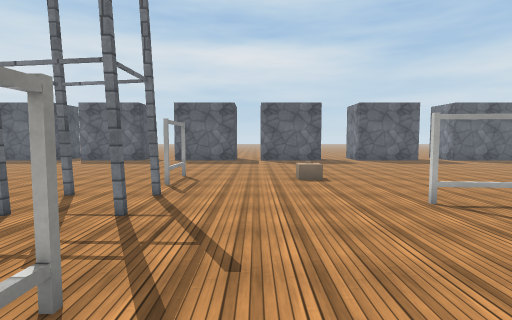
View 1 (above)

21 first-person views from a walk through a Unity game level. The camera is 1.5 m above the floor, tilts 4° down and sees 80° across. The floor is counted in squares, 1 m on a side. Each view is taken from the middle of a square. On the plan, view 1 faces up. The plan holds only what a view shows up to about 15 squares ahead; the rest is blank. The place goes on beyond the plan. Surface patterns are stand-ins for the level's own textures.

View 2
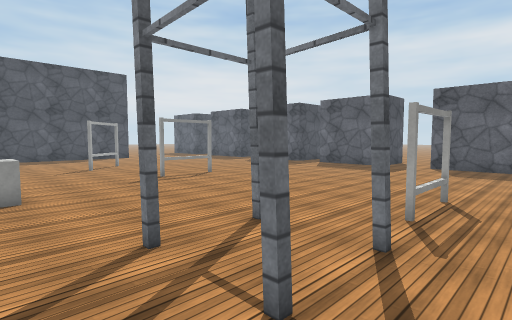

View 3
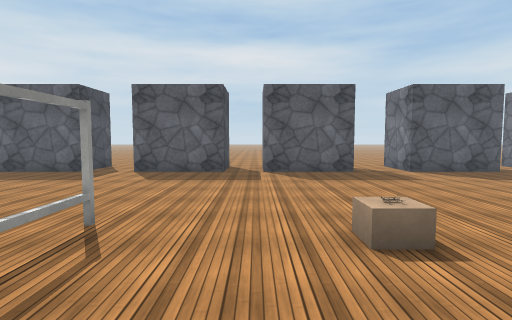

View 4
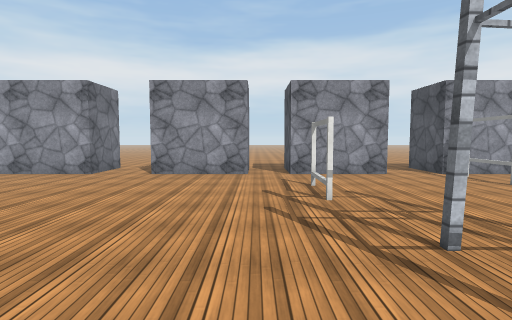

View 5
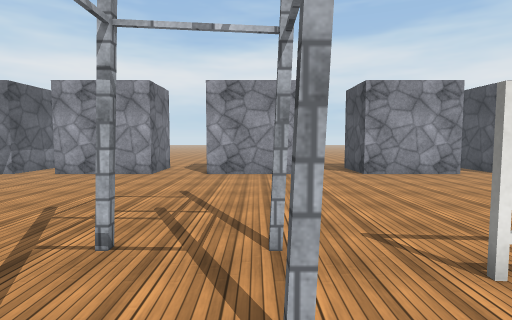

View 6
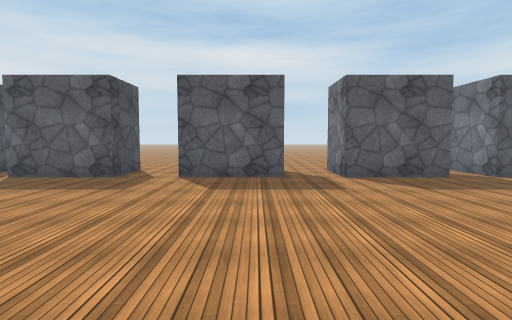

View 7
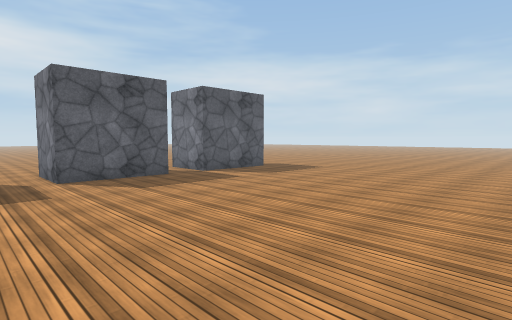

View 8
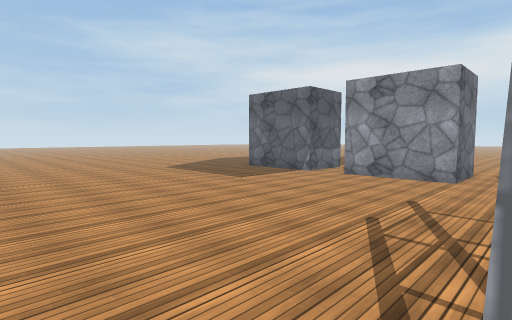

View 9
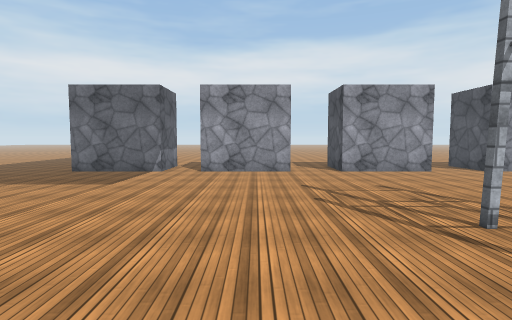

View 10
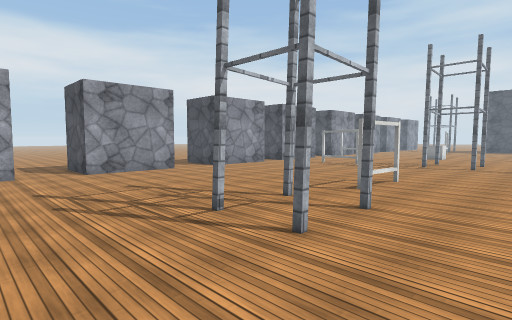

View 11
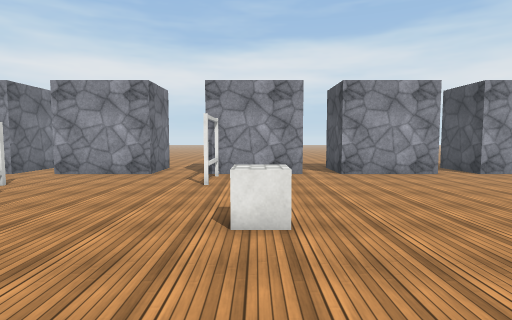

View 12
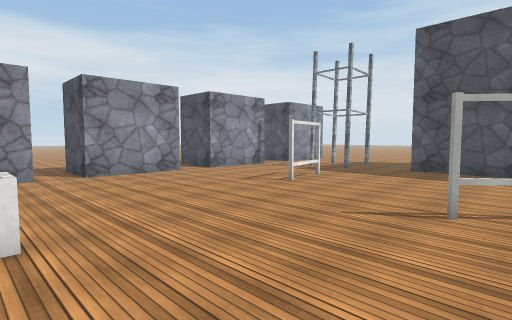

View 13
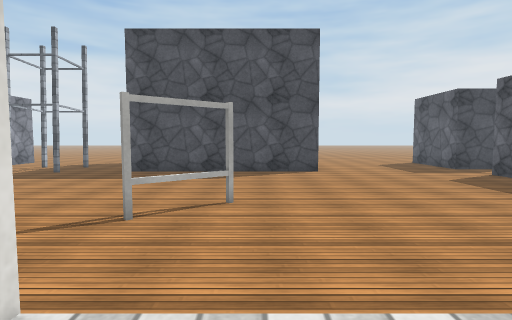

View 14
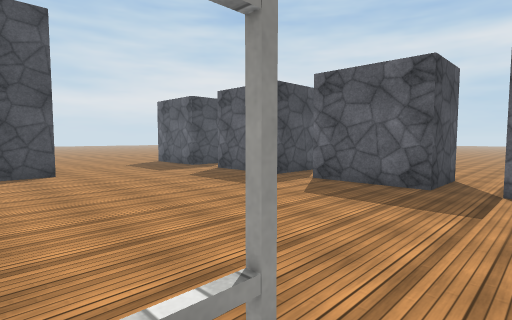

View 15
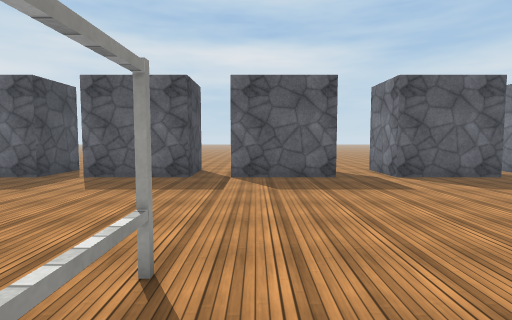

View 16
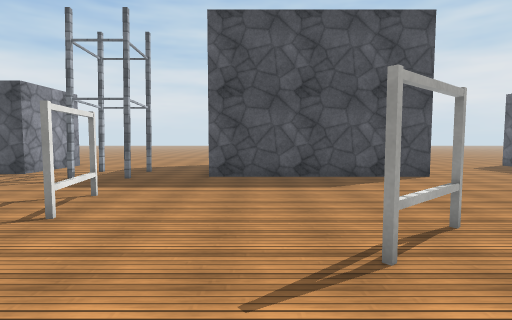

View 17
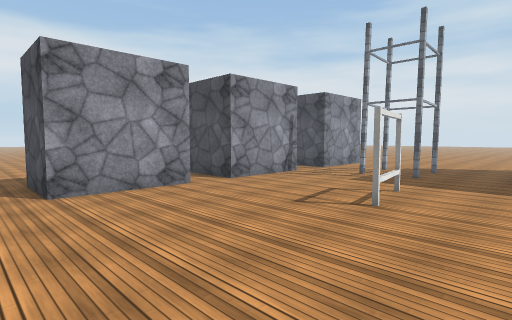

View 18
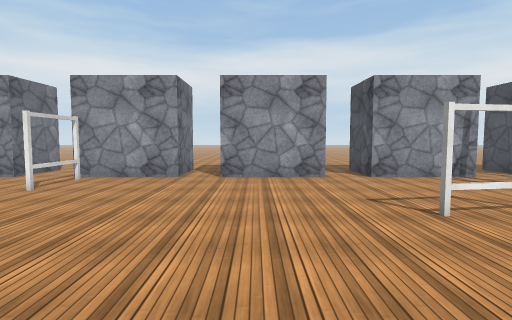

View 19
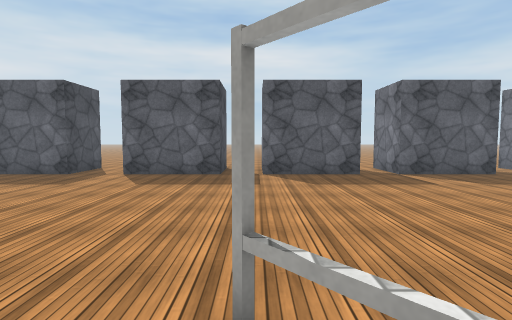

View 20
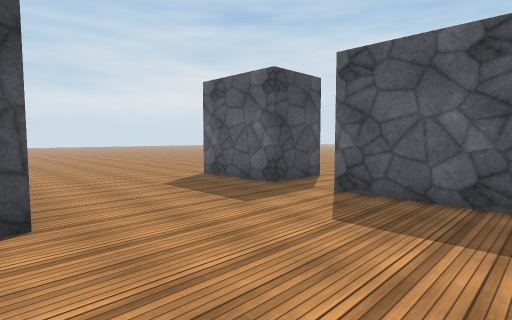

View 21
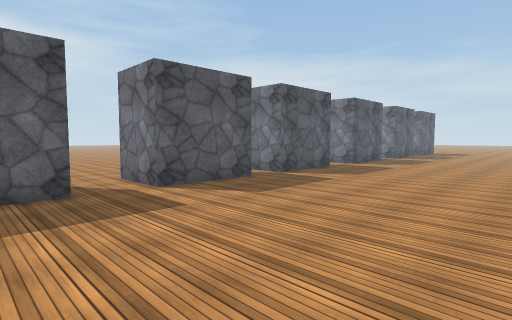

### Floor plan
Points are (right, up) in squares from view 1. A wall is a line through its corners. A room is listed if a view was taken in it or the views show most of it. See-through windows are left out.
Room 1 (views 1, 2, 3, 4, 5, 6, 7, 8, 9, 10, 11, 12, 13, 14, 15, 16, 17, 18, 19, 20, 21)
walls: (-2.8, 12.4) (-2.8, 9.8); (3.9, 7.1) (4.6, 7); (-1.7, 2.7) (-1.7, 1.7); (4.6, 6.9) (3.9, 6.9); (-12.1, 12.4) (-12.1, 9.8); (-8.5, -2.3) (-8.5, 0.3); (-7.9, 20.8) (-12, 20.8) (-12, 23); (0.3, -4.5) (0.3, -2.9) (4.4, -2.9) (4.4, -4.5); (-5.5, -4.5) (-5.5, -2.9) (-1.5, -2.9) (-1.5, -4.5); (-1.4, 23.1) (-1.4, 20.8) (-5.5, 20.8) (-5.5, 23.5); (-7.9, 22.1) (-7.9, 21.6); (4.4, 23.5) (4.4, 20.8) (0.3, 20.8) (0.3, 23.1); (7, -4.5) (7, -2.9) (11.1, -2.9) (11.1, -4.5); (-12, -4.5) (-12, -2.9) (-7.9, -2.9) (-7.9, -4.5); (11.1, 20.8) (7, 20.8) (7, 22); (-13.6, 23.5) (-13.6, 20.8) (-17.8, 20.8); (-17.8, -2.9) (-13.6, -2.9) (-13.6, -4.5); (-21.1, 2.8) (-18.6, 3.2); (13.4, -4.5) (13.4, -2.9) (17.5, -2.9); (-19.5, 23.5) (-19.5, 20.8) (-23.6, 20.8); (17.6, 20.8) (13.4, 20.8) (13.4, 23.5); (-25, 13.9) (-25, 5.1); (-23.6, -2.9) (-19.5, -2.9) (-19.5, -4.5); (19.3, -4.5) (19.3, -2.9) (22.5, -2.9); (20.5, 20.8) (19.3, 20.8) (19.3, 23.5); (-26.5, -2.9) (-25.9, -2.9) (-25.9, -4.5); (-25.9, 23.5) (-25.9, 20.8) (-26.5, 20.8)
low walls: (-8.3, 0.2) (-8.4, -1.9)
ways out: gap at (-8, -2)
objects: tower (-25, 0); tower (-25, 2); other object (-18, 9) to (-17, 10); cube (-10, 4) to (-10, 5); tower (-5, 6); tower (-5, 8); tower (-3, 6); tower (-3, 8); block (2, 11) to (2, 12); tower (9, 6); tower (9, 8); tower (11, 6); tower (11, 8)

Positions as (right, up) in squares from view 1, and headings:
1: (0, 0), facing up
2: (-1, 4), facing up-left
3: (0, 7), facing up
4: (0, 10), facing down
5: (9, 10), facing down
6: (10, 9), facing up
7: (11, 9), facing up-right
8: (11, 9), facing down-right
9: (15, 11), facing down
10: (15, 11), facing down-left
11: (-10, 10), facing down
12: (-10, 10), facing down-left
13: (-11, 11), facing left
14: (-11, 11), facing up-left
15: (-11, 9), facing up
16: (-13, 7), facing left
17: (-12, 6), facing down-left
18: (-15, 9), facing down
19: (-18, 8), facing up
20: (-19, 13), facing up-left
21: (-10, 12), facing up-right
